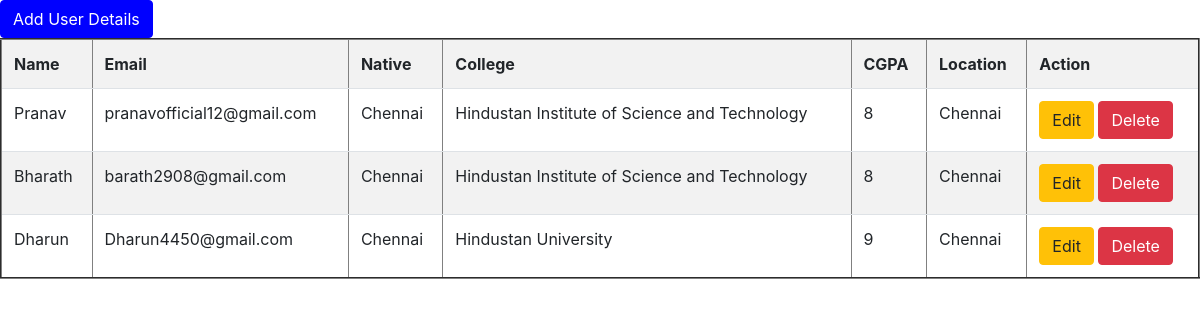
The page / on the database its author committed.
### Students/models.py (models this page shows, shortened)
class UserDetail(models.Model):
    name = models.CharField(max_length=200)
    email = models.CharField(max_length=200)
    native = models.CharField(max_length=200)
    college = models.CharField(max_length=200)
    CGPA = models.IntegerField()
    location = models.CharField(max_length=200)

### Students/views.py (the view)
# urls.py: path('',views.index,name='index'),
def index(request):
    userdata = UserDetail.objects.all()
    return render(request, 'index.html', {'userdata': userdata})

### Students/templates/index.html (shortened to what this page needs)
<!DOCTYPE html>
<html lang="en">
<head>
 <link rel="stylesheet" href="https://cdn.jsdelivr.net/npm/bootstrap@4.6.2/dist/css/bootstrap.min.css">
</head>
<body>
<a href="homeUrl" class="btn btn-success" type="button" style="background-color:blue;border-color:blue";>Add User Details</a>
<table border="2" class="table table-striped">
    <tr>
        <th>
            Name
        </th>
         <th>
            Email
        </th>
        <th>
            Native
        </th>
        <th>
            College
        </th>
        <th>
            CGPA
        </th>
        <th>
            Location
        </th>
        <th>
            Action
        </th>
    </tr>
    {% for mydata in userdata %}
        <tr>
            <td>
                {{ mydata.name }}
            </td>
            <td>
                {{ mydata.email }}
            </td>
             <td>
                {{ mydata.native }}
            </td>
             <td>
                {{ mydata.college }}
            </td>
            <td>
                {{ mydata.CGPA }}
            </td>
             <td>
                {{ mydata.location }}
            </td>
            <td>
        <a href="edituser/{{mydata.id}}" class="btn btn-warning" type="button" style="colour={red}">Edit</a>
        <a href="deleteuser/{{mydata.id }}" class="btn btn-danger" type="button">Delete</a>
            </td>
        </tr>
    {% endfor %}
</table>
</body>
</html>

### rows shown on the page
UserDetail: name "Pranav", email "pranavofficial12@gmail.com", native "Chennai", college "Hindustan Institute of Science and Technology", CGPA "8", location "Chennai"
UserDetail: name "Bharath", email "barath2908@gmail.com", native "Chennai", college "Hindustan Institute of Science and Technology", CGPA "8", location "Chennai"
UserDetail: name "Dharun", email "Dharun4450@gmail.com", native "Chennai", college "Hindustan University", CGPA "9", location "Chennai"
